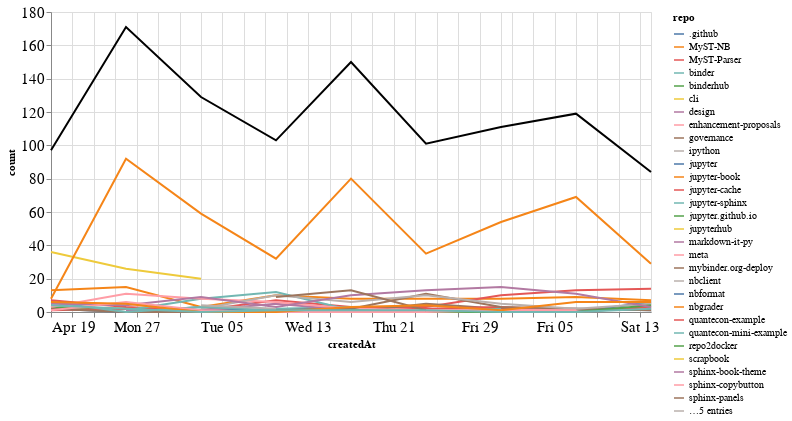

The notebook cell this image was saved under:
### Markdown cell above
## Comments

### Code cell
comments_time = comments.groupby('repo').resample('W', on='createdAt').count()['author'].reset_index()
comments_time = comments_time.rename(columns={'author': 'count'})
comments_time_total = comments_time.groupby('createdAt').agg({"count": "sum"}).reset_index()
ch1 = alt.Chart(comments_time, width=600).mark_line().encode(
    x='createdAt',
    y='count',
    color='repo',
    tooltip="repo"
)

ch2 = alt.Chart(comments_time_total, width=600).mark_line(color="black").encode(
    x='createdAt',
    y='count',
)

ch1 + ch2

### Figure 1 — Vega-Lite specification as saved in the notebook (floating-point values rounded to 4 significant figures; data arrays with more than 128 entries replaced by an {"elided": "..."} marker saying what was removed)
{"config": {"axisLeft": {"labelFontSize": 15}, "axisBottom": {"labelFontSize": 15}}, "layer": [{"data": {"name": "data-39655e89de00a3b12f126f57c8158328"}, "mark": "line", "encoding": {"color": {"type": "nominal", "field": "repo"}, "tooltip": {"type": "nominal", "field": "repo"}, "x": {"type": "temporal", "field": "createdAt"}, "y": {"type": "quantitative", "field": "count"}}, "width": 600}, {"data": {"name": "data-9696c3f7549296f6269eb0a89be845d1"}, "mark": {"type": "line", "color": "black"}, "encoding": {"x": {"type": "temporal", "field": "createdAt"}, "y": {"type": "quantitative", "field": "count"}}, "width": 600}], "$schema": "https://vega.github.io/schema/vega-lite/v4.8.1.json", "datasets": {"data-39655e89de00a3b12f126f57c8158328": {"elided": "164 records"}, "data-9696c3f7549296f6269eb0a89be845d1": [{"createdAt": "2020-04-19T00:00:00", "count": 97}, {"createdAt": "2020-04-26T00:00:00", "count": 171}, {"createdAt": "2020-05-03T00:00:00", "count": 129}, {"createdAt": "2020-05-10T00:00:00", "count": 103}, {"createdAt": "2020-05-17T00:00:00", "count": 150}, {"createdAt": "2020-05-24T00:00:00", "count": 101}, {"createdAt": "2020-05-31T00:00:00", "count": 111}, {"createdAt": "2020-06-07T00:00:00", "count": 119}, {"createdAt": "2020-06-14T00:00:00", "count": 84}]}}
